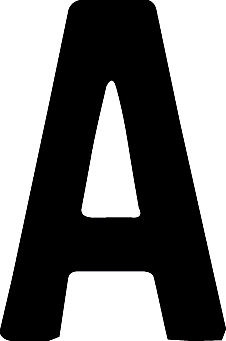
#> input picture characters/A.jpg, 226 x 341 px
$ python test.py
#> lines starting #> are read from the running program, lines starting #| are printed output that depends on the picture; after the words box and inside, x2 and y2 are one past the last pixel; in counts of white or black regions, pixels touching at a corner belong together
import cv2

numbers = cv2.imread("characters/A.jpg")
#> numbers is the input picture: shape (341, 226, 3); mean B, G, R 117.1, 117.1, 117.1
plate = cv2.imread("contorno.png")
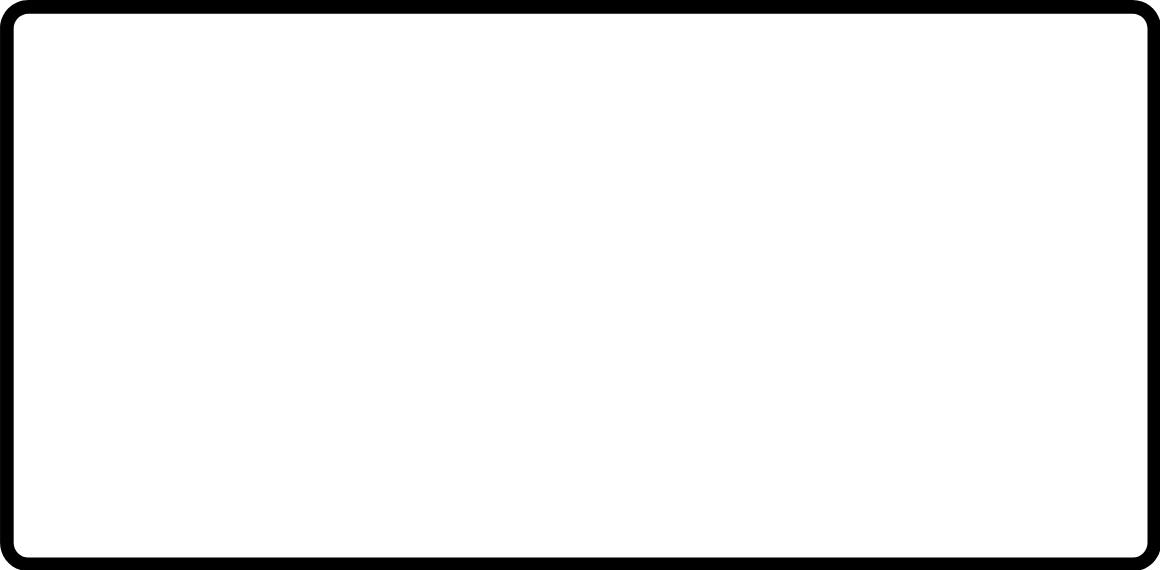
#> input picture contorno.png, 1160 x 570 px
#> plate is the input picture: shape (570, 1160, 3); min 0, max 255, mean 237.9
numbers = cv2.resize(numbers, (136, 320))# 136, 320 ORG
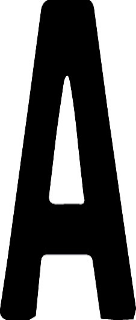
#> numbers: shape (320, 136, 3); mean B, G, R 117.1, 117.1, 117.1
ret, bw_img = cv2.threshold(numbers, 127,255, cv2.THRESH_BINARY)
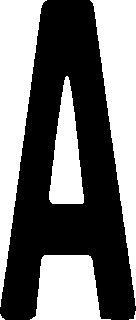
#> bw_img: shape (320, 136, 3); 45.9% white; 6 white regions (2 under 20 px), largest, box (x1, y1, x2, y2) and area: (90, 0, 136, 306) 6747, (0, 0, 47, 307) 6689, (30, 255, 111, 320) 3773, (49, 76, 84, 204) 2711
row, col = 140,60

plate[row:row+320, col:col + 136, :] = numbers
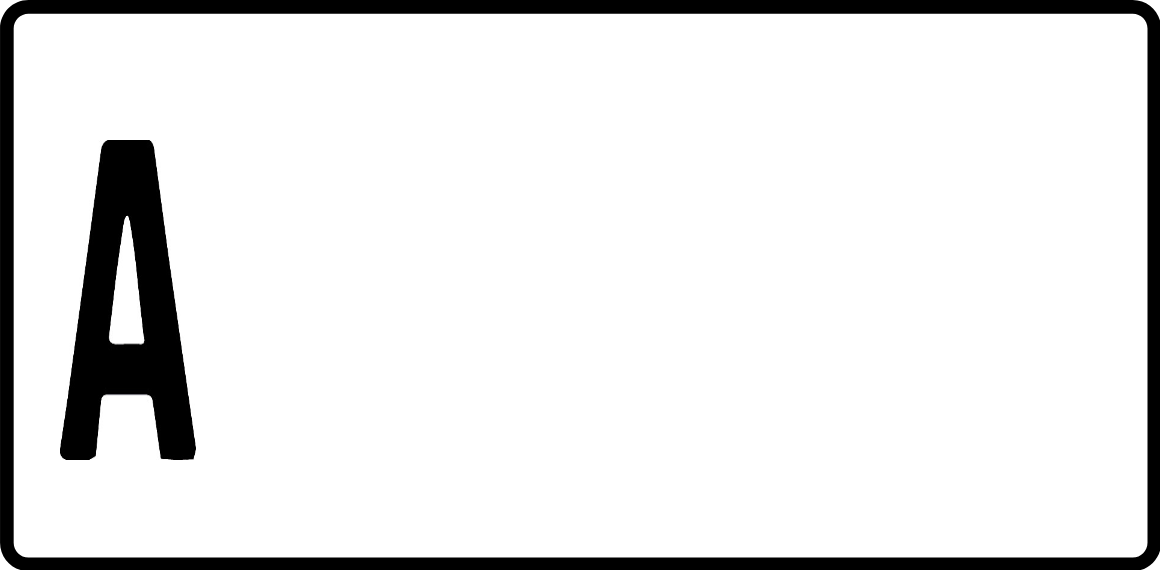
#> plate: shape (570, 1160, 3); 3.9% of pixels changed, all inside (x1, y1, x2, y2) = (60, 140, 196, 460)


#cv2.imshow("number", numbers)
cv2.imshow("plate", plate)
cv2.waitKey(0)
cv2.destroyAllWindows()
